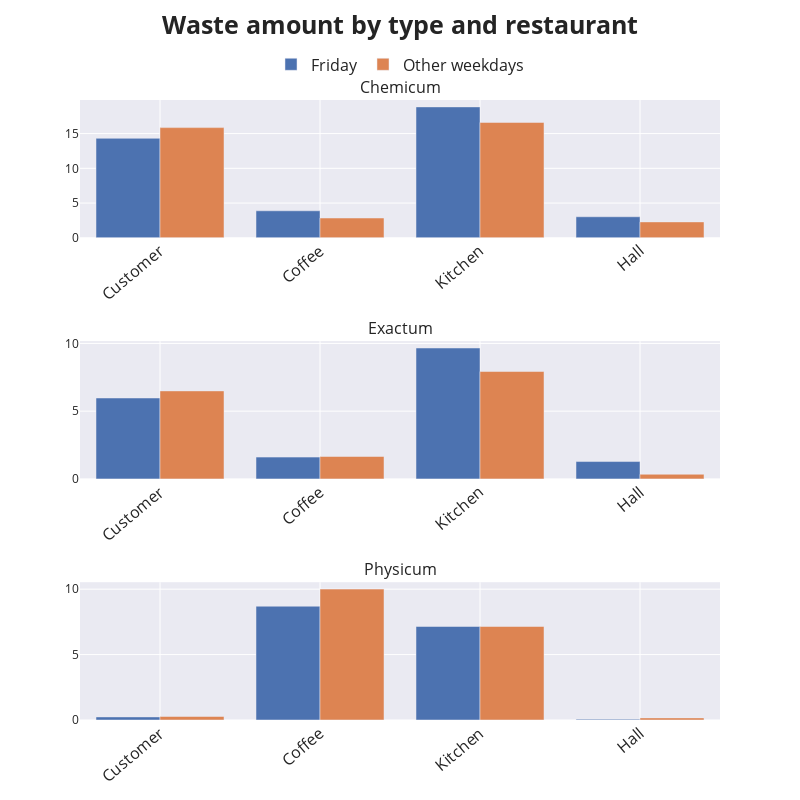

Notebook cell for this chart:
### Code cell
fig.update_layout(
    height=800, 
    width=800,
    legend={'orientation': 'h', 'xanchor': "center", 'y': 1.03, 'x': 0.5, 'yanchor': "bottom",'font': {'size': 16}},
    title={'xanchor': "center", "text": "<b>Waste amount by type and restaurant</b>", 'font': {'size': 25}, 'y': 0.98},
)
fig.update_xaxes(tickangle=-40, tickfont={'size': 16})
fig.show()

### Figure 1 — Plotly figure (JSON) as saved in the notebook; plotly's stock layout.template omitted (floating-point values rounded to 4 significant figures)
{"data": [{"legendgroup": "1", "marker": {"color": "#4c72b0"}, "name": "Friday", "showlegend": true, "type": "bar", "x": ["Customer", "Coffee", "Kitchen", "Hall"], "xaxis": "x", "y": [14.32, 3.886, 18.84, 3.026], "yaxis": "y"}, {"legendgroup": "2", "marker": {"color": "#dd8452"}, "name": "Other weekdays", "showlegend": true, "type": "bar", "x": ["Customer", "Coffee", "Kitchen", "Hall"], "xaxis": "x", "y": [15.86, 2.845, 16.61, 2.287], "yaxis": "y"}, {"legendgroup": "1", "marker": {"color": "#4c72b0"}, "name": "Friday", "showlegend": false, "type": "bar", "x": ["Customer", "Coffee", "Kitchen", "Hall"], "xaxis": "x2", "y": [5.972, 1.608, 9.662, 1.28], "yaxis": "y2"}, {"legendgroup": "2", "marker": {"color": "#dd8452"}, "name": "Other weekdays", "showlegend": false, "type": "bar", "x": ["Customer", "Coffee", "Kitchen", "Hall"], "xaxis": "x2", "y": [6.495, 1.654, 7.925, 0.3412], "yaxis": "y2"}, {"legendgroup": "1", "marker": {"color": "#4c72b0"}, "name": "Friday", "showlegend": false, "type": "bar", "x": ["Customer", "Coffee", "Kitchen", "Hall"], "xaxis": "x3", "y": [0.235, 8.698, 7.148, 0.0637], "yaxis": "y3"}, {"legendgroup": "2", "marker": {"color": "#dd8452"}, "name": "Other weekdays", "showlegend": false, "type": "bar", "x": ["Customer", "Coffee", "Kitchen", "Hall"], "xaxis": "x3", "y": [0.2697, 10.0, 7.149, 0.1608], "yaxis": "y3"}], "layout": {"annotations": [{"font": {"size": 16}, "showarrow": false, "text": "Chemicum", "x": 0.5, "xanchor": "center", "xref": "paper", "y": 1, "yanchor": "bottom", "yref": "paper"}, {"font": {"size": 16}, "showarrow": false, "text": "Exactum", "x": 0.5, "xanchor": "center", "xref": "paper", "y": 0.6111, "yanchor": "bottom", "yref": "paper"}, {"font": {"size": 16}, "showarrow": false, "text": "Physicum", "x": 0.5, "xanchor": "center", "xref": "paper", "y": 0.2222, "yanchor": "bottom", "yref": "paper"}], "height": 800, "legend": {"font": {"size": 16}, "orientation": "h", "x": 0.5, "xanchor": "center", "y": 1.03, "yanchor": "bottom"}, "title": {"font": {"size": 25}, "text": "<b>Waste amount by type and restaurant</b>", "xanchor": "center", "y": 0.98}, "width": 800, "xaxis": {"anchor": "y", "domain": [0, 1], "tickangle": -40, "tickfont": {"size": 16}}, "xaxis2": {"anchor": "y2", "domain": [0, 1], "tickangle": -40, "tickfont": {"size": 16}}, "xaxis3": {"anchor": "y3", "domain": [0, 1], "tickangle": -40, "tickfont": {"size": 16}}, "yaxis": {"anchor": "x", "domain": [0.7778, 1]}, "yaxis2": {"anchor": "x2", "domain": [0.3889, 0.6111]}, "yaxis3": {"anchor": "x3", "domain": [0, 0.2222]}}}
